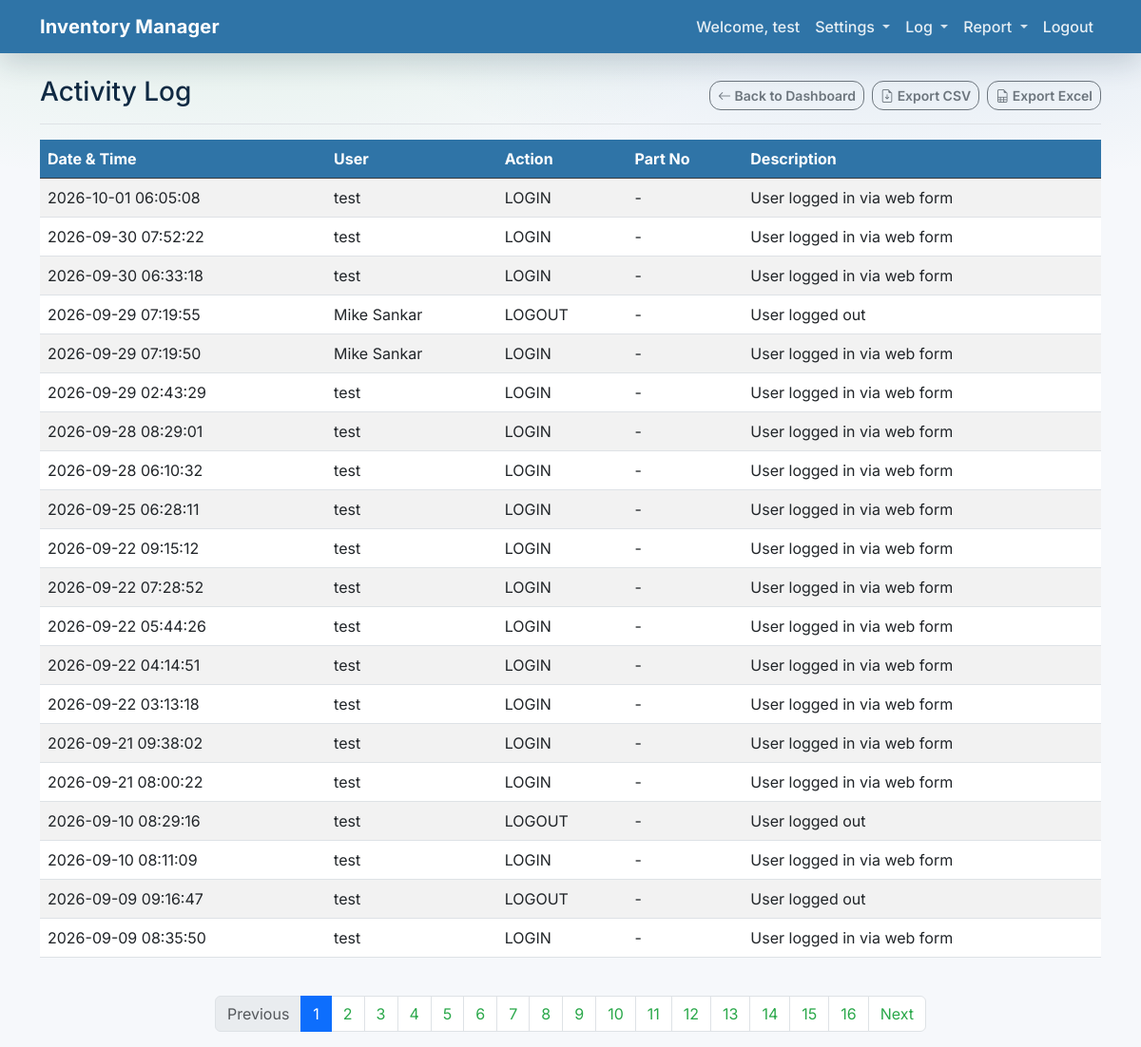
The page /activity-log (signed in) on the database its author committed.
### app/models.py (models this page shows)
class User(Base):
    __tablename__ = "users"
    id = Column(Integer, primary_key=True, index=True)
    email = Column(String, unique=True, index=True)
    hashed_password = Column(String)
    full_name = Column(String, nullable=True)
    is_active = Column(Boolean, default=True)
    is_admin = Column(Boolean, default=False)

class ActivityLog(Base):
    __tablename__ = "activity_logs"
    id = Column(Integer, primary_key=True, index=True)
    user_id = Column(Integer, ForeignKey("users.id"), nullable=True)
    action = Column(String, index=True)
    part_id = Column(Integer, ForeignKey("sku_parts.id"), nullable=True)
    description = Column(String, nullable=True)
    created_at = Column(DateTime(timezone=True), server_default=func.now())
    user = relationship("User")
    part = relationship("SkuPart")

### app/main.py (the view)
@app.get("/activity-log", response_class=HTMLResponse)
async def activity_log(
    request: Request,
    page: int = 1,
    limit: int = 20,
    db: Session = Depends(get_db),
):
    user = await auth.get_current_user_from_cookie(request, db)
    if not user:
        return RedirectResponse(url="/login?session_expired=true")
    skip = (page - 1) * limit
    logs, total_count = crud.get_activity_logs(db, skip=skip, limit=limit)
    total_pages = (total_count + limit - 1) // limit
    return templates.TemplateResponse(
        request,
        "activity_log.html",
        {
            "request": request,
            "user": user,
            "logs": logs,
            "page": page,
            "limit": limit,
            "total_pages": total_pages,
            "total_count": total_count,
        },
    )

### app/templates/activity_log.html (shortened to what this page needs)
{% extends "base.html" %}
{% block content %}
<div class="d-flex justify-content-between flex-wrap flex-md-nowrap align-items-center pb-2 mb-3 border-bottom">
    <h2 class="h3">Activity Log</h2>
    <div class="btn-toolbar mb-2 mb-md-0 gap-2">
        <a href="/" class="btn btn-outline-secondary btn-sm">
            <i class="bi bi-arrow-left"></i> Back to Dashboard
        </a>
        <a href="/export/activity-log.csv" class="btn btn-sm btn-outline-secondary">
            <i class="bi bi-file-earmark-arrow-down"></i> Export CSV
        </a>
        <a href="/export/activity-log.xlsx" class="btn btn-sm btn-outline-secondary">
            <i class="bi bi-file-earmark-spreadsheet"></i> Export Excel
        </a>
    </div>
</div>
<div class="table-responsive">
    <table class="table table-striped table-hover align-middle">
        <thead class="table-dark">
            <tr>
                <th scope="col">Date &amp; Time</th>
                <th scope="col">User</th>
                <th scope="col">Action</th>
                <th scope="col">Part No</th>
                <th scope="col">Description</th>
            </tr>
        </thead>
        <tbody>
            {% for log in logs %}
            <tr>
                <td>{{ log.created_at.strftime("%Y-%m-%d %H:%M:%S") if log.created_at else "" }}</td>
                <td>{{ log.user.full_name or log.user.email if log.user else "-" }}</td>
                <td>{{ log.action }}</td>
                <td>{{ log.part.sku if log.part else "-" }}</td>
                <td>{{ log.description or "" }}</td>
            </tr>
            {% else %}
            <tr>
                <td colspan="5" class="text-center py-4 text-muted">
                    No activity recorded yet.
                </td>
            </tr>
            {% endfor %}
        </tbody>
    </table>
</div>
<nav aria-label="Activity log pagination" class="mt-4">
    <ul class="pagination justify-content-center">
        <li class="page-item {% if page == 1 %}disabled{% endif %}">
            <a class="page-link" href="/activity-log?page={{ page - 1 }}&limit={{ limit }}">Previous</a>
        </li>
        {% for p in range(1, total_pages + 1) %}
        <li class="page-item {% if p == page %}active{% endif %}">
            <a class="page-link" href="/activity-log?page={{ p }}&limit={{ limit }}">{{ p }}</a>
        </li>
        {% endfor %}
        <li class="page-item {% if page == total_pages %}disabled{% endif %}">
            <a class="page-link" href="/activity-log?page={{ page + 1 }}&limit={{ limit }}">Next</a>
        </li>
    </ul>
</nav>
{% endblock %}

### app/templates/base.html (shortened to what this page needs)
<!DOCTYPE html>
<html lang="en">
<head>
    <link href="https://cdn.jsdelivr.net/npm/bootstrap@5.3.0/dist/css/bootstrap.min.css" rel="stylesheet">
    <link rel="stylesheet" href="https://cdn.jsdelivr.net/npm/bootstrap-icons@1.11.0/font/bootstrap-icons.css">
    <link rel="stylesheet" href="https://cdn.jsdelivr.net/npm/ag-grid-community/styles/ag-grid.css">
</head>
<body>
    {% block body_content %}
    <nav class="navbar navbar-expand-lg navbar-dark bg-primary mb-4">
        <div class="container">
            <a class="navbar-brand" href="/">Inventory Manager</a>
            <div class="collapse navbar-collapse" id="navbarNav">
                <ul class="navbar-nav ms-auto">
                    {% if user %}
                    <li class="nav-item">
                        <span class="nav-link text-white">Welcome, {{ user.full_name or user.email }}</span>
                    </li>
                    <li class="nav-item dropdown">
                        <a class="nav-link dropdown-toggle" href="#" id="settingsDropdown" role="button" data-bs-toggle="dropdown" aria-expanded="false">
                            Settings
                        </a>
                    </li>
                    <li class="nav-item dropdown">
                        <a class="nav-link dropdown-toggle" href="#" id="logDropdown" role="button" data-bs-toggle="dropdown" aria-expanded="false">
                            Log
                        </a>
                    </li>
                    <li class="nav-item dropdown">
                        <a class="nav-link dropdown-toggle" href="#" id="reportDropdown" role="button" data-bs-toggle="dropdown" aria-expanded="false">
                            Report
                        </a>
                    </li>
                    <li class="nav-item">
                        <a class="nav-link" href="/logout">Logout</a>
                    </li>
                    {% endif %}
                </ul>
            </div>
        </div>
    </nav>
    <div class="container">
        {% block content %}{% endblock %}
    </div>
    {% endblock %}
</body>
</html>

### app/templates/base.html (style rules this page uses)
:root { --bb-navy: #2f74a7; --bb-navy-hover: #275f88; --bb-teal: #2aa84a; --bb-teal-hover: #228a3d; --bb-bg: #f6f8fb; --bb-surface: #ffffff; --bb-border: #e6edf5; --bb-text: #102a43; --bb-muted: #6b7a90; --bs-primary: var(--bb-navy); --bs-link-color: var(--bb-teal); --bs-link-hover-color: var(--bb-teal-hover); --bs-body-font-family: Inter, system-ui, -apple-system, "Segoe UI", Roboto, "Helvetica Neue", Arial, "Noto Sans", "Liberation Sans", sans-serif; }
body { background: radial-gradient(900px 300px at 20% 0%, rgba(42, 168, 74, 0.10), rgba(42, 168, 74, 0.0) 65%), radial-gradient(900px 300px at 80% 0%, rgba(47, 116, 167, 0.12), rgba(47, 116, 167, 0.0) 65%), var(--bb-bg); color: var(--bb-text); }
.navbar.bg-primary { background-color: var(--bb-navy) !important; box-shadow: 0 10px 30px rgba(16, 42, 67, 0.18); }
.navbar-brand { font-weight: 700; letter-spacing: 0.2px; }
.nav-link { font-weight: 500; }
.navbar .nav-link { color: rgba(255, 255, 255, 0.88) !important; }
.navbar .dropdown-toggle::after { opacity: 0.9; }
.btn { border-radius: 12px; font-weight: 600; }
.table-dark { --bs-table-bg: var(--bb-navy); --bs-table-striped-bg: rgba(255, 255, 255, 0.04); --bs-table-striped-color: #ffffff; --bs-table-color: #ffffff; }

### rows shown on the page
User: full_name "test"
ActivityLog: created_at "2026-10-01 06:05:08", user "test", action "LOGIN", part "-", description "User logged in via web form"
ActivityLog: created_at "2026-09-30 07:52:22", user "test", action "LOGIN", part "-", description "User logged in via web form"
ActivityLog: created_at "2026-09-30 06:33:18", user "test", action "LOGIN", part "-", description "User logged in via web form"
ActivityLog: created_at "2026-09-29 07:19:55", user "Mike Sankar", action "LOGOUT", part "-", description "User logged out"
ActivityLog: created_at "2026-09-29 07:19:50", user "Mike Sankar", action "LOGIN", part "-", description "User logged in via web form"
ActivityLog: created_at "2026-09-29 02:43:29", user "test", action "LOGIN", part "-", description "User logged in via web form"
ActivityLog: created_at "2026-09-28 08:29:01", user "test", action "LOGIN", part "-", description "User logged in via web form"
ActivityLog: created_at "2026-09-28 06:10:32", user "test", action "LOGIN", part "-", description "User logged in via web form"
ActivityLog: created_at "2026-09-25 06:28:11", user "test", action "LOGIN", part "-", description "User logged in via web form"
ActivityLog: created_at "2026-09-22 09:15:12", user "test", action "LOGIN", part "-", description "User logged in via web form"
ActivityLog: created_at "2026-09-22 07:28:52", user "test", action "LOGIN", part "-", description "User logged in via web form"
ActivityLog: created_at "2026-09-22 05:44:26", user "test", action "LOGIN", part "-", description "User logged in via web form"
ActivityLog: created_at "2026-09-22 04:14:51", user "test", action "LOGIN", part "-", description "User logged in via web form"
ActivityLog: created_at "2026-09-22 03:13:18", user "test", action "LOGIN", part "-", description "User logged in via web form"
ActivityLog: created_at "2026-09-21 09:38:02", user "test", action "LOGIN", part "-", description "User logged in via web form"
ActivityLog: created_at "2026-09-21 08:00:22", user "test", action "LOGIN", part "-", description "User logged in via web form"
ActivityLog: created_at "2026-09-10 08:29:16", user "test", action "LOGOUT", part "-", description "User logged out"
ActivityLog: created_at "2026-09-10 08:11:09", user "test", action "LOGIN", part "-", description "User logged in via web form"
ActivityLog: created_at "2026-09-09 09:16:47", user "test", action "LOGOUT", part "-", description "User logged out"
ActivityLog: created_at "2026-09-09 08:35:50", user "test", action "LOGIN", part "-", description "User logged in via web form"

### other values the page prints
{{ p }} "1" "2" "3" "4" "5" "6" "7" "8" "9" "10" "11" "12" "13" "14" "15" "16"
